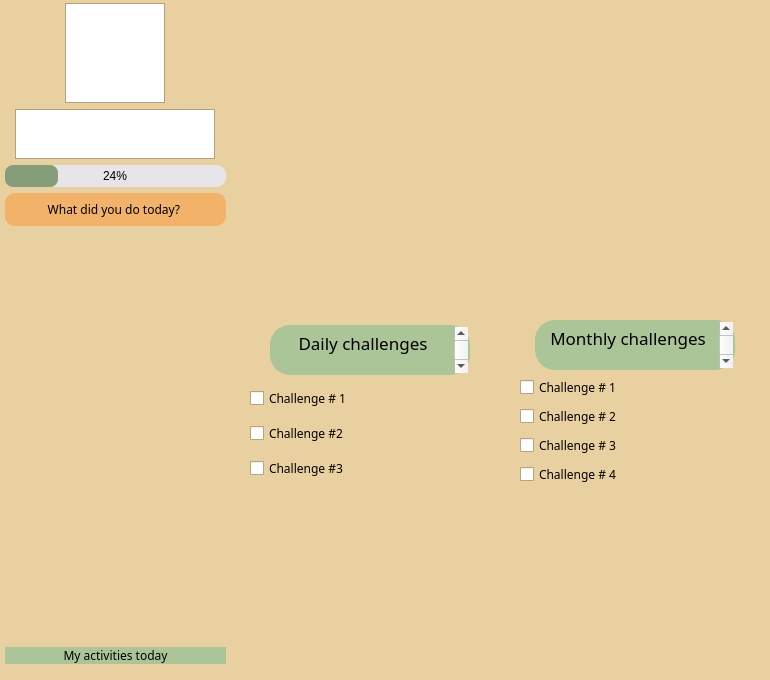
      <widget class="QWidget" name="tab">
       <property name="palette">
        <palette>
         <active>
          <colorrole role="WindowText">
           <brush brushstyle="SolidPattern">
            <color alpha="255">
             <red>0</red>
             <green>0</green>
             <blue>0</blue>
            </color>
           </brush>
          </colorrole>
          <colorrole role="Button">
           <brush brushstyle="SolidPattern">
            <color alpha="255">
             <red>233</red>
             <green>208</green>
             <blue>160</blue>
            </color>
           </brush>
          </colorrole>
          <colorrole role="Light">
           <brush brushstyle="SolidPattern">
            <color alpha="255">
             <red>255</red>
             <green>255</green>
             <blue>255</blue>
            </color>
           </brush>
          </colorrole>
          <colorrole role="Midlight">
           <brush brushstyle="SolidPattern">
            <color alpha="255">
             <red>244</red>
             <green>231</green>
             <blue>207</blue>
            </color>
           </brush>
          </colorrole>
          <colorrole role="Dark">
           <brush brushstyle="SolidPattern">
            <color alpha="255">
             <red>117</red>
             <green>104</green>
             <blue>80</blue>
            </color>
           </brush>
          </colorrole>
          <colorrole role="Mid">
           <brush brushstyle="SolidPattern">
            <color alpha="255">
             <red>156</red>
             <green>139</green>
             <blue>107</blue>
            </color>
           </brush>
          </colorrole>
          <colorrole role="Text">
           <brush brushstyle="SolidPattern">
            <color alpha="255">
             <red>0</red>
             <green>0</green>
             <blue>0</blue>
            </color>
           </brush>
          </colorrole>
          <colorrole role="BrightText">
           <brush brushstyle="SolidPattern">
            <color alpha="255">
             <red>255</red>
             <green>255</green>
             <blue>255</blue>
            </color>
           </brush>
          </colorrole>
          <colorrole role="ButtonText">
           <brush brushstyle="SolidPattern">
            <color alpha="255">
             <red>0</red>
             <green>0</green>
             <blue>0</blue>
            </color>
           </brush>
          </colorrole>
          <colorrole role="Base">
           <brush brushstyle="SolidPattern">
            <color alpha="255">
             <red>255</red>
             <green>255</green>
             <blue>255</blue>
            </color>
           </brush>
          </colorrole>
          <colorrole role="Window">
           <brush brushstyle="SolidPattern">
            <color alpha="255">
             <red>233</red>
             <green>208</green>
             <blue>160</blue>
            </color>
           </brush>
          </colorrole>
          <colorrole role="Shadow">
           <brush brushstyle="SolidPattern">
            <color alpha="255">
             <red>0</red>
             <green>0</green>
             <blue>0</blue>
            </color>
           </brush>
          </colorrole>
          <colorrole role="AlternateBase">
           <brush brushstyle="SolidPattern">
            <color alpha="255">
             <red>244</red>
             <green>231</green>
             <blue>207</blue>
            </color>
           </brush>
          </colorrole>
          <colorrole role="ToolTipBase">
           <brush brushstyle="SolidPattern">
            <color alpha="255">
             <red>255</red>
             <green>255</green>
             <blue>220</blue>
            </color>
           </brush>
          </colorrole>
          <colorrole role="ToolTipText">
           <brush brushstyle="SolidPattern">
            <color alpha="255">
             <red>0</red>
             <green>0</green>
             <blue>0</blue>
            </color>
           </brush>
          </colorrole>
          <colorrole role="PlaceholderText">
           <brush brushstyle="SolidPattern">
            <color alpha="128">
             <red>0</red>
             <green>0</green>
             <blue>0</blue>
            </color>
           </brush>
          </colorrole>
         </active>
         <inactive>
          <colorrole role="WindowText">
           <brush brushstyle="SolidPattern">
            <color alpha="255">
             <red>0</red>
             <green>0</green>
             <blue>0</blue>
            </color>
           </brush>
          </colorrole>
          <colorrole role="Button">
           <brush brushstyle="SolidPattern">
            <color alpha="255">
             <red>233</red>
             <green>208</green>
             <blue>160</blue>
            </color>
           </brush>
          </colorrole>
          <colorrole role="Light">
           <brush brushstyle="SolidPattern">
            <color alpha="255">
             <red>255</red>
             <green>255</green>
             <blue>255</blue>
            </color>
           </brush>
          </colorrole>
          <colorrole role="Midlight">
           <brush brushstyle="SolidPattern">
            <color alpha="255">
             <red>244</red>
             <green>231</green>
             <blue>207</blue>
            </color>
           </brush>
          </colorrole>
          <colorrole role="Dark">
           <brush brushstyle="SolidPattern">
            <color alpha="255">
             <red>117</red>
             <green>104</green>
             <blue>80</blue>
            </color>
           </brush>
          </colorrole>
          <colorrole role="Mid">
           <brush brushstyle="SolidPattern">
            <color alpha="255">
             <red>156</red>
             <green>139</green>
             <blue>107</blue>
            </color>
           </brush>
          </colorrole>
          <colorrole role="Text">
           <brush brushstyle="SolidPattern">
            <color alpha="255">
             <red>0</red>
             <green>0</green>
             <blue>0</blue>
            </color>
           </brush>
          </colorrole>
          <colorrole role="BrightText">
           <brush brushstyle="SolidPattern">
            <color alpha="255">
             <red>255</red>
             <green>255</green>
             <blue>255</blue>
            </color>
           </brush>
          </colorrole>
          <colorrole role="ButtonText">
           <brush brushstyle="SolidPattern">
            <color alpha="255">
             <red>0</red>
             <green>0</green>
             <blue>0</blue>
            </color>
           </brush>
          </colorrole>
          <colorrole role="Base">
           <brush brushstyle="SolidPattern">
            <color alpha="255">
             <red>255</red>
             <green>255</green>
             <blue>255</blue>
            </color>
           </brush>
          </colorrole>
          <colorrole role="Window">
           <brush brushstyle="SolidPattern">
            <color alpha="255">
             <red>233</red>
             <green>208</green>
             <blue>160</blue>
            </color>
           </brush>
          </colorrole>
          <colorrole role="Shadow">
           <brush brushstyle="SolidPattern">
            <color alpha="255">
             <red>0</red>
             <green>0</green>
             <blue>0</blue>
            </color>
           </brush>
          </colorrole>
          <colorrole role="AlternateBase">
           <brush brushstyle="SolidPattern">
            <color alpha="255">
             <red>244</red>
             <green>231</green>
             <blue>207</blue>
            </color>
           </brush>
          </colorrole>
          <colorrole role="ToolTipBase">
           <brush brushstyle="SolidPattern">
            <color alpha="255">
             <red>255</red>
             <green>255</green>
             <blue>220</blue>
            </color>
           </brush>
          </colorrole>
          <colorrole role="ToolTipText">
           <brush brushstyle="SolidPattern">
            <color alpha="255">
             <red>0</red>
             <green>0</green>
             <blue>0</blue>
            </color>
           </brush>
          </colorrole>
          <colorrole role="PlaceholderText">
           <brush brushstyle="SolidPattern">
            <color alpha="128">
             <red>0</red>
             <green>0</green>
             <blue>0</blue>
            </color>
           </brush>
          </colorrole>
         </inactive>
         <disabled>
          <colorrole role="WindowText">
           <brush brushstyle="SolidPattern">
            <color alpha="255">
             <red>117</red>
             <green>104</green>
             <blue>80</blue>
            </color>
           </brush>
          </colorrole>
          <colorrole role="Button">
           <brush brushstyle="SolidPattern">
            <color alpha="255">
             <red>233</red>
             <green>208</green>
             <blue>160</blue>
            </color>
           </brush>
          </colorrole>
          <colorrole role="Light">
           <brush brushstyle="SolidPattern">
            <color alpha="255">
             <red>255</red>
             <green>255</green>
             <blue>255</blue>
            </color>
           </brush>
          </colorrole>
          <colorrole role="Midlight">
           <brush brushstyle="SolidPattern">
            <color alpha="255">
             <red>244</red>
             <green>231</green>
             <blue>207</blue>
            </color>
           </brush>
          </colorrole>
          <colorrole role="Dark">
           <brush brushstyle="SolidPattern">
            <color alpha="255">
             <red>117</red>
             <green>104</green>
             <blue>80</blue>
            </color>
           </brush>
          </colorrole>
          <colorrole role="Mid">
           <brush brushstyle="SolidPattern">
            <color alpha="255">
             <red>156</red>
             <green>139</green>
             <blue>107</blue>
            </color>
           </brush>
          </colorrole>
          <colorrole role="Text">
           <brush brushstyle="SolidPattern">
            <color alpha="255">
             <red>117</red>
             <green>104</green>
             <blue>80</blue>
            </color>
           </brush>
          </colorrole>
          <colorrole role="BrightText">
           <brush brushstyle="SolidPattern">
            <color alpha="255">
             <red>255</red>
             <green>255</green>
             <blue>255</blue>
            </color>
           </brush>
          </colorrole>
          <colorrole role="ButtonText">
           <brush brushstyle="SolidPattern">
            <color alpha="255">
             <red>117</red>
             <green>104</green>
             <blue>80</blue>
            </color>
           </brush>
          </colorrole>
          <colorrole role="Base">
           <brush brushstyle="SolidPattern">
            <color alpha="255">
             <red>233</red>
             <green>208</green>
             <blue>160</blue>
            </color>
           </brush>
          </colorrole>
          <colorrole role="Window">
           <brush brushstyle="SolidPattern">
            <color alpha="255">
             <red>233</red>
             <green>208</green>
             <blue>160</blue>
            </color>
           </brush>
          </colorrole>
          <colorrole role="Shadow">
           <brush brushstyle="SolidPattern">
            <color alpha="255">
             <red>0</red>
             <green>0</green>
             <blue>0</blue>
            </color>
           </brush>
          </colorrole>
          <colorrole role="AlternateBase">
           <brush brushstyle="SolidPattern">
            <color alpha="255">
             <red>233</red>
             <green>208</green>
             <blue>160</blue>
            </color>
           </brush>
          </colorrole>
          <colorrole role="ToolTipBase">
           <brush brushstyle="SolidPattern">
            <color alpha="255">
             <red>255</red>
             <green>255</green>
             <blue>220</blue>
            </color>
           </brush>
          </colorrole>
          <colorrole role="ToolTipText">
           <brush brushstyle="SolidPattern">
            <color alpha="255">
             <red>0</red>
             <green>0</green>
             <blue>0</blue>
            </color>
           </brush>
          </colorrole>
          <colorrole role="PlaceholderText">
           <brush brushstyle="SolidPattern">
            <color alpha="128">
             <red>0</red>
             <green>0</green>
             <blue>0</blue>
            </color>
           </brush>
          </colorrole>
         </disabled>
        </palette>
       </property>
       <attribute name="title">
        <string>Profile page</string>
       </attribute>
       <widget class="QWidget" name="verticalLayoutWidget">
        <property name="geometry">
         <rect>
          <x>0</x>
          <y>-2</y>
          <width>231</width>
          <height>671</height>
         </rect>
        </property>
        <layout class="QVBoxLayout" name="verticalLayout">
         <property name="leftMargin">
          <number>5</number>
         </property>
         <property name="topMargin">
          <number>5</number>
         </property>
         <property name="rightMargin">
          <number>5</number>
         </property>
         <property name="bottomMargin">
          <number>5</number>
         </property>
         <item alignment="Qt::AlignHCenter">
          <widget class="QTextBrowser" name="Profilepicture">
           <property name="maximumSize">
            <size>
             <width>100</width>
             <height>100</height>
            </size>
           </property>
          </widget>
         </item>
         <item alignment="Qt::AlignHCenter">
          <widget class="QTextBrowser" name="numberofSeeds">
           <property name="maximumSize">
            <size>
             <width>200</width>
             <height>50</height>
            </size>
           </property>
          </widget>
         </item>
         <item>
          <widget class="QProgressBar" name="SeedsprogressBar">
           <property name="styleSheet">
            <string notr="true">QProgressBar{
	
	background-color: rgb(231, 229, 232);
	border-style: solid; 
	border-radius: 10px; 
	text-align: center
	

}	

QProgressBar::chunk{
	border-radius: 8px; 
	background-color: rgb(134, 157, 122);
}</string>
           </property>
           <property name="value">
            <number>24</number>
           </property>
          </widget>
         </item>
         <item>
          <widget class="QPushButton" name="InputActivities">
           <property name="font">
            <font>
             <family>Gill Sans</family>
            </font>
           </property>
           <property name="styleSheet">
            <string notr="true">QPushButton{
	
	;
	background-color: rgb(243, 178, 105);
	border-color: rgb(79, 128, 28);
	border-width: 20px; 
	border-radius: 10px;
	padding: 8px;

}</string>
           </property>
           <property name="text">
            <string>What did you do today? </string>
           </property>
          </widget>
         </item>
         <item>
          <widget class="QLabel" name="label_2">
           <property name="text">
            <string/>
           </property>
          </widget>
         </item>
         <item>
          <widget class="QPushButton" name="pushButton">
           <property name="font">
            <font>
             <family>Gill Sans</family>
            </font>
           </property>
           <property name="styleSheet">
            <string notr="true">QPushButton{
	
	background-color: rgb(171, 197, 153);
	border-color: rgba(255, 255, 255, 0);
	border-radius: 10px
}</string>
           </property>
           <property name="text">
            <string>My activities today</string>
           </property>
          </widget>
         </item>
        </layout>
       </widget>
       <widget class="QWidget" name="verticalLayoutWidget_2">
        <property name="geometry">
         <rect>
          <x>510</x>
          <y>310</y>
          <width>251</width>
          <height>191</height>
         </rect>
        </property>
        <layout class="QVBoxLayout" name="verticalLayout_2">
         <property name="leftMargin">
          <number>10</number>
         </property>
         <property name="topMargin">
          <number>10</number>
         </property>
         <property name="rightMargin">
          <number>10</number>
         </property>
         <property name="bottomMargin">
          <number>10</number>
         </property>
         <item alignment="Qt::AlignHCenter">
          <widget class="QTextBrowser" name="textBrowser_5">
           <property name="maximumSize">
            <size>
             <width>200</width>
             <height>50</height>
            </size>
           </property>
           <property name="font">
            <font>
             <family>Gill Sans</family>
             <pointsize>13</pointsize>
             <weight>50</weight>
             <italic>false</italic>
             <bold>false</bold>
            </font>
           </property>
           <property name="styleSheet">
            <string notr="true">QTextBrowser{

	border: 2px solid rgb(37, 39, 48);
	border-radius: 20px;
	border-color: rgb(171, 197, 153);
	background-color: rgb(171, 197, 153);
	font: 13pt &quot;Gill Sans&quot;;
}</string>
           </property>
           <property name="html">
            <string>&lt;!DOCTYPE HTML PUBLIC &quot;-//W3C//DTD HTML 4.0//EN&quot; &quot;http://www.w3.org/TR/REC-html40/strict.dtd&quot;&gt;
&lt;html&gt;&lt;head&gt;&lt;meta name=&quot;qrichtext&quot; content=&quot;1&quot; /&gt;&lt;style type=&quot;text/css&quot;&gt;
p, li { white-space: pre-wrap; }
&lt;/style&gt;&lt;/head&gt;&lt;body style=&quot; font-family:'Gill Sans'; font-size:13pt; font-weight:400; font-style:normal;&quot;&gt;
&lt;p align=&quot;center&quot; style=&quot; margin-top:0px; margin-bottom:0px; margin-left:0px; margin-right:0px; -qt-block-indent:0; text-indent:0px;&quot;&gt;&lt;span style=&quot; font-family:'.AppleSystemUIFont';&quot;&gt;Monthly challenges&lt;/span&gt;&lt;/p&gt;
&lt;p align=&quot;center&quot; style=&quot;-qt-paragraph-type:empty; margin-top:0px; margin-bottom:0px; margin-left:0px; margin-right:0px; -qt-block-indent:0; text-indent:0px; font-family:'.AppleSystemUIFont';&quot;&gt;&lt;br /&gt;&lt;/p&gt;&lt;/body&gt;&lt;/html&gt;</string>
           </property>
          </widget>
         </item>
         <item>
          <widget class="QCheckBox" name="checkBox_6">
           <property name="font">
            <font>
             <family>Gill Sans</family>
            </font>
           </property>
           <property name="text">
            <string>Challenge # 1</string>
           </property>
          </widget>
         </item>
         <item>
          <widget class="QCheckBox" name="checkBox_7">
           <property name="font">
            <font>
             <family>Gill Sans</family>
            </font>
           </property>
           <property name="text">
            <string>Challenge # 2</string>
           </property>
          </widget>
         </item>
         <item>
          <widget class="QCheckBox" name="checkBox_5">
           <property name="font">
            <font>
             <family>Gill Sans</family>
            </font>
           </property>
           <property name="text">
            <string>Challenge # 3</string>
           </property>
          </widget>
         </item>
         <item>
          <widget class="QCheckBox" name="checkBox_4">
           <property name="font">
            <font>
             <family>Gill Sans</family>
            </font>
           </property>
           <property name="text">
            <string>Challenge # 4</string>
           </property>
          </widget>
         </item>
        </layout>
       </widget>
       <widget class="QWidget" name="verticalLayoutWidget_3">
        <property name="geometry">
         <rect>
          <x>240</x>
          <y>309</y>
          <width>261</width>
          <height>191</height>
         </rect>
        </property>
        <layout class="QVBoxLayout" name="verticalLayout_3">
         <property name="leftMargin">
          <number>10</number>
         </property>
         <property name="topMargin">
          <number>10</number>
         </property>
         <property name="rightMargin">
          <number>10</number>
         </property>
         <property name="bottomMargin">
          <number>10</number>
         </property>
         <item alignment="Qt::AlignHCenter">
          <widget class="QTextBrowser" name="textBrowser_4">
           <property name="maximumSize">
            <size>
             <width>200</width>
             <height>50</height>
            </size>
           </property>
           <property name="palette">
            <palette>
             <active>
              <colorrole role="Button">
               <brush brushstyle="SolidPattern">
                <color alpha="255">
                 <red>171</red>
                 <green>197</green>
                 <blue>153</blue>
                </color>
               </brush>
              </colorrole>
              <colorrole role="Base">
               <brush brushstyle="SolidPattern">
                <color alpha="255">
                 <red>171</red>
                 <green>197</green>
                 <blue>153</blue>
                </color>
               </brush>
              </colorrole>
              <colorrole role="Window">
               <brush brushstyle="SolidPattern">
                <color alpha="255">
                 <red>171</red>
                 <green>197</green>
                 <blue>153</blue>
                </color>
               </brush>
              </colorrole>
             </active>
             <inactive>
              <colorrole role="Button">
               <brush brushstyle="SolidPattern">
                <color alpha="255">
                 <red>171</red>
                 <green>197</green>
                 <blue>153</blue>
                </color>
               </brush>
              </colorrole>
              <colorrole role="Base">
               <brush brushstyle="SolidPattern">
                <color alpha="255">
                 <red>171</red>
                 <green>197</green>
                 <blue>153</blue>
                </color>
               </brush>
              </colorrole>
              <colorrole role="Window">
               <brush brushstyle="SolidPattern">
                <color alpha="255">
                 <red>171</red>
                 <green>197</green>
                 <blue>153</blue>
                </color>
               </brush>
              </colorrole>
             </inactive>
             <disabled>
              <colorrole role="Button">
               <brush brushstyle="SolidPattern">
                <color alpha="255">
                 <red>171</red>
                 <green>197</green>
                 <blue>153</blue>
                </color>
               </brush>
              </colorrole>
              <colorrole role="Base">
               <brush brushstyle="SolidPattern">
                <color alpha="255">
                 <red>171</red>
                 <green>197</green>
                 <blue>153</blue>
                </color>
               </brush>
              </colorrole>
              <colorrole role="Window">
               <brush brushstyle="SolidPattern">
                <color alpha="255">
                 <red>171</red>
                 <green>197</green>
                 <blue>153</blue>
                </color>
               </brush>
              </colorrole>
             </disabled>
            </palette>
           </property>
           <property name="font">
            <font>
             <family>Gill Sans</family>
             <pointsize>13</pointsize>
            </font>
           </property>
           <property name="styleSheet">
            <string notr="true">QTextBrowser{

	border: 2px solid rgb(37, 39, 48);
	border-radius: 20px;
	border-color: rgb(171, 197, 153);
	background-color: rgb(171, 197, 153);

}</string>
           </property>
           <property name="html">
            <string>&lt;!DOCTYPE HTML PUBLIC &quot;-//W3C//DTD HTML 4.0//EN&quot; &quot;http://www.w3.org/TR/REC-html40/strict.dtd&quot;&gt;
&lt;html&gt;&lt;head&gt;&lt;meta name=&quot;qrichtext&quot; content=&quot;1&quot; /&gt;&lt;style type=&quot;text/css&quot;&gt;
p, li { white-space: pre-wrap; }
&lt;/style&gt;&lt;/head&gt;&lt;body style=&quot; font-family:'Gill Sans'; font-size:13pt; font-weight:400; font-style:normal;&quot;&gt;
&lt;p align=&quot;center&quot; style=&quot; margin-top:0px; margin-bottom:0px; margin-left:0px; margin-right:0px; -qt-block-indent:0; text-indent:0px;&quot;&gt;&lt;span style=&quot; font-family:'.AppleSystemUIFont';&quot;&gt;Daily challenges&lt;/span&gt;&lt;/p&gt;
&lt;p align=&quot;center&quot; style=&quot;-qt-paragraph-type:empty; margin-top:0px; margin-bottom:0px; margin-left:0px; margin-right:0px; -qt-block-indent:0; text-indent:0px; font-family:'.AppleSystemUIFont';&quot;&gt;&lt;br /&gt;&lt;/p&gt;&lt;/body&gt;&lt;/html&gt;</string>
           </property>
          </widget>
         </item>
         <item>
          <widget class="QCheckBox" name="checkBox_3">
           <property name="font">
            <font>
             <family>Gill Sans</family>
            </font>
           </property>
           <property name="text">
            <string>Challenge # 1</string>
           </property>
          </widget>
         </item>
         <item>
          <widget class="QCheckBox" name="checkBox_2">
           <property name="font">
            <font>
             <family>Gill Sans</family>
            </font>
           </property>
           <property name="text">
            <string>Challenge #2</string>
           </property>
          </widget>
         </item>
         <item>
          <widget class="QCheckBox" name="checkBox">
           <property name="font">
            <font>
             <family>Gill Sans</family>
            </font>
           </property>
           <property name="text">
            <string>Challenge #3</string>
           </property>
          </widget>
         </item>
        </layout>
       </widget>
      </widget>
